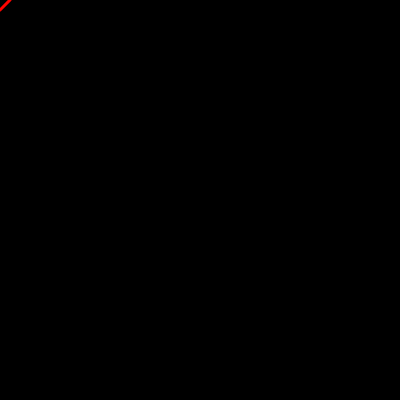
Frame 1 (no input)
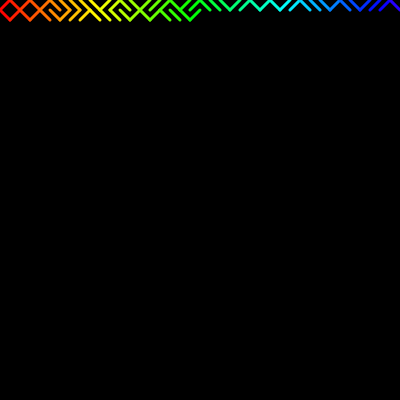
Frame 60 (no input)
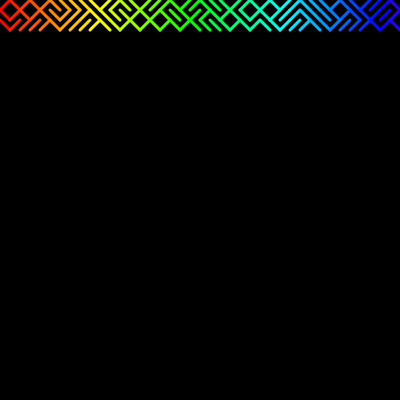
Frame 120 (the mouse pressed at the canvas centre since frame 60)

The p5.js sketch that drew these frames (run headless with seeded random() and noise() and a simulated clock; from frame 60 on, the mouse is pressed at the canvas centre):

// p5.js sketch
// ── sketch.js
let x = 0;
let y = 0;
let spacing = 10;

function setup() {
  createCanvas(400,400);
  background(0);
  colorMode(HSB);
}

function draw() {
  let color = map(x,0,width,1,255);
  stroke(color,100,255);
  strokeWeight(3);
  //50/50 on forward or backslash
  if(random(1) < 0.5){
     line(x,y,x+spacing,y+spacing);//forward slash
  }else{
     line(x,y+spacing,x+spacing,y);//backward slash
  }
  
  x+= spacing
  if(x >= width){
    x = 0;
    y+=spacing;
  }
  
  if(y >= height){
    background(0);
    x = 0;
    y = 0;
  }
  
  
}
